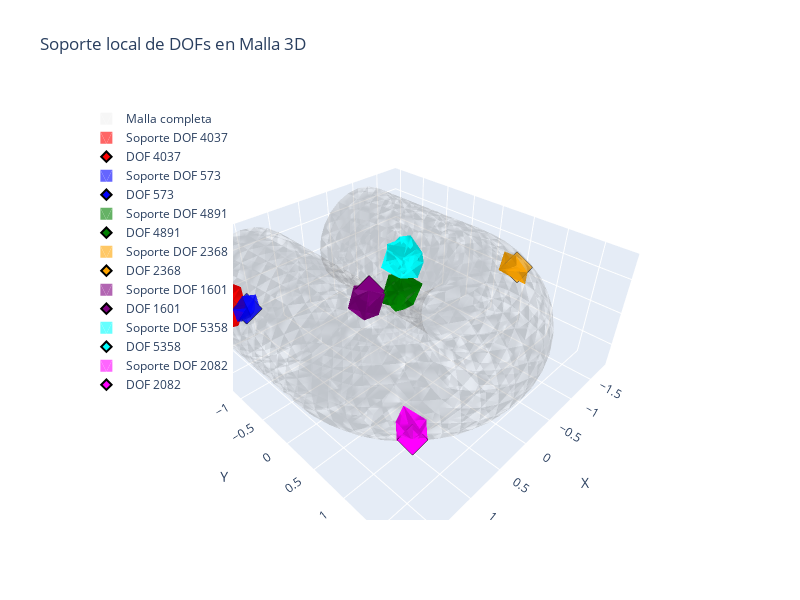

Notebook code for this chart:
### Code cell
# Índices de DOFs a analizar
index_dof = top_10_idx_momentum_z[:7]

# Obtener elementos y tetraedros
elements = mesh.t.T
nodes_coords = mesh.p

# Crear figura
fig = go.Figure()

# 1. Graficar la malla completa (semitransparente)
# Extraer todas las caras del boundary
boundary_facets_idx = mesh.boundary_facets()
boundary_faces = mesh.facets[:, boundary_facets_idx]

fig.add_trace(
    go.Mesh3d(
        x=nodes_coords[0, :],
        y=nodes_coords[1, :],
        z=nodes_coords[2, :],
        i=boundary_faces[0, :],
        j=boundary_faces[1, :],
        k=boundary_faces[2, :],
        color='lightgray',
        opacity=0.2,
        name='Malla completa',
        showlegend=True,
        lighting=dict(ambient=0.6, diffuse=0.5, specular=0.3)
    )
)

# 2. Para cada DOF, encontrar elementos que lo contienen
colors = ['red', 'blue', 'green', 'orange', 'purple', 'cyan', 'magenta']

for idx, dof in enumerate(index_dof):
    # Encontrar elementos que contienen este DOF
    element_indices = np.where(basis_u.element_dofs == dof)[1]
    
    if len(element_indices) == 0:
        continue
    
    # Obtener tetraedros de esos elementos
    elements_subset = elements[element_indices]
    
    # Crear caras de los tetraedros para visualización
    # Cada tetraedro tiene 4 caras triangulares
    faces_i, faces_j, faces_k = [], [], []
    
    for tet in elements_subset:
        # Cara 1: nodos 0, 1, 2
        faces_i.extend([tet[0], tet[0], tet[0], tet[1]])
        faces_j.extend([tet[1], tet[1], tet[2], tet[2]])
        faces_k.extend([tet[2], tet[3], tet[3], tet[3]])
    
    # Graficar elementos que contienen el DOF
    fig.add_trace(
        go.Mesh3d(
            x=nodes_coords[0, :],
            y=nodes_coords[1, :],
            z=nodes_coords[2, :],
            i=faces_i,
            j=faces_j,
            k=faces_k,
            color=colors[idx % len(colors)],
            opacity=0.6,
            name=f'Soporte DOF {dof}',
            showlegend=True
        )
    )
    
    # 3. Marcar la ubicación exacta del DOF
    dof_loc = basis_u.doflocs[:, dof]
    
    fig.add_trace(
        go.Scatter3d(
            x=[dof_loc[0]],
            y=[dof_loc[1]],
            z=[dof_loc[2]],
            mode='markers',
            marker=dict(
                size=8,
                color=colors[idx % len(colors)],
                symbol='diamond',
                line=dict(color='black', width=2)
            ),
            name=f'DOF {dof}',
            showlegend=True
        )
    )

# Configurar layout con mayor ancho
fig.update_layout(
    title='Soporte local de DOFs en Malla 3D',
    width=800,
    height=600,
    scene=dict(
        xaxis_title='X',
        yaxis_title='Y',
        zaxis_title='Z',
        aspectmode='data'
    ),
    showlegend=True,
    legend=dict(
        yanchor="top",
        y=0.99,
        xanchor="left",
        x=0.01
    )
)

fig.show()

### Figure 1 — Plotly figure (JSON) as saved in the notebook; plotly's stock layout.template omitted (floating-point values rounded to 4 significant figures; data arrays with more than 128 entries replaced by an {"elided": "..."} marker saying what was removed)
{"data": [{"color": "lightgray", "i": {"elided": "2406 int values"}, "j": {"elided": "2406 int values"}, "k": {"elided": "2406 int values"}, "lighting": {"ambient": 0.6, "diffuse": 0.5, "specular": 0.3}, "name": "Malla completa", "opacity": 0.2, "showlegend": true, "type": "mesh3d", "x": {"elided": "1827 float values"}, "y": {"elided": "1827 float values"}, "z": {"elided": "1827 float values"}}, {"color": "red", "i": [1345, 1345, 1345, 1349, 1345, 1345, 1345, 1350, 1345, 1345, 1345, 1349, 276, 276, 276, 1345, 276, 276, 276, 1345, 174, 174, 174, 1345, 189, 189, 189, 1345, 1339, 1339, 1339, 1345, 210, 210, 210, 275, 173, 173, 173, 174, 174, 174, 174, 211, 172, 172, 172, 208, 188, 188, 188, 189, 172, 172, 172, 173, 274, 274, 274, 1339, 211, 211, 211, 276, 172, 172, 172, 188, 209, 209, 209, 274, 173, 173, 173, 209, 174, 174, 174, 210, 275, 275, 275, 276, 173, 173, 173, 188, 208, 208, 208, 209, 188, 188, 188, 1339, 174, 174, 174, 189, 172, 172, 172, 173, 173, 173, 173, 174, 210, 210, 210, 211, 274, 274, 274, 275, 209, 209, 209, 210, 172, 172, 172, 208, 208, 208, 208, 274], "j": [1349, 1349, 1350, 1350, 1350, 1350, 1356, 1356, 1349, 1349, 1652, 1652, 1345, 1345, 1356, 1356, 1345, 1345, 1351, 1351, 1345, 1345, 1350, 1350, 1345, 1345, 1652, 1652, 1345, 1345, 1349, 1349, 275, 275, 1345, 1345, 174, 174, 1345, 1345, 211, 211, 1345, 1345, 208, 208, 1345, 1345, 189, 189, 1345, 1345, 173, 173, 1345, 1345, 1339, 1339, 1345, 1345, 276, 276, 1345, 1345, 188, 188, 1345, 1345, 274, 274, 1345, 1345, 209, 209, 1345, 1345, 210, 210, 1345, 1345, 276, 276, 1349, 1349, 188, 188, 189, 189, 209, 209, 274, 274, 1339, 1339, 1652, 1652, 189, 189, 1350, 1350, 173, 173, 209, 209, 174, 174, 210, 210, 211, 211, 276, 276, 275, 275, 1349, 1349, 210, 210, 275, 275, 208, 208, 1339, 1339, 274, 274, 1339, 1339], "k": [1350, 1351, 1351, 1351, 1356, 1351, 1351, 1351, 1652, 1350, 1350, 1350, 1356, 1351, 1351, 1351, 1351, 1349, 1349, 1349, 1350, 1356, 1356, 1356, 1652, 1350, 1350, 1350, 1349, 1652, 1652, 1652, 1345, 276, 276, 276, 1345, 189, 189, 189, 1345, 1356, 1356, 1356, 1345, 209, 209, 209, 1345, 1652, 1652, 1652, 1345, 188, 188, 188, 1345, 1349, 1349, 1349, 1345, 1356, 1356, 1356, 1345, 1339, 1339, 1339, 1345, 275, 275, 275, 1345, 210, 210, 210, 1345, 211, 211, 211, 1349, 1345, 1345, 1345, 189, 1345, 1345, 1345, 274, 1345, 1345, 1345, 1652, 1345, 1345, 1345, 1350, 1345, 1345, 1345, 209, 1345, 1345, 1345, 210, 1345, 1345, 1345, 276, 1345, 1345, 1345, 1349, 1345, 1345, 1345, 275, 1345, 1345, 1345, 1339, 1345, 1345, 1345, 1339, 1345, 1345, 1345], "name": "Soporte DOF 4037", "opacity": 0.6, "showlegend": true, "type": "mesh3d", "x": {"elided": "1827 float values"}, "y": {"elided": "1827 float values"}, "z": {"elided": "1827 float values"}}, {"marker": {"color": "red", "line": {"color": "black", "width": 2}, "size": 8, "symbol": "diamond"}, "mode": "markers", "name": "DOF 4037", "showlegend": true, "type": "scatter3d", "x": [1.555], "y": [-1.784], "z": [0.0323]}, {"color": "blue", "i": [191, 191, 191, 192, 191, 191, 191, 201, 177, 177, 177, 191, 190, 190, 190, 191, 176, 176, 176, 190, 176, 176, 176, 177], "j": [192, 192, 1650, 1650, 201, 201, 202, 202, 191, 191, 192, 192, 191, 191, 1650, 1650, 190, 190, 191, 191, 177, 177, 1650, 1650], "k": [1650, 202, 202, 202, 202, 1650, 1650, 1650, 192, 1650, 1650, 1650, 1650, 201, 201, 201, 191, 1650, 1650, 1650, 1650, 191, 191, 191], "name": "Soporte DOF 573", "opacity": 0.6, "showlegend": true, "type": "mesh3d", "x": {"elided": "1827 float values"}, "y": {"elided": "1827 float values"}, "z": {"elided": "1827 float values"}}, {"marker": {"color": "blue", "line": {"color": "black", "width": 2}, "size": 8, "symbol": "diamond"}, "mode": "markers", "name": "DOF 573", "showlegend": true, "type": "scatter3d", "x": [1.133], "y": [-2], "z": [-0.354]}, {"color": "green", "i": [1630, 1630, 1630, 1779, 1630, 1630, 1630, 1778, 1630, 1630, 1630, 1631, 1630, 1630, 1630, 1633, 1629, 1629, 1629, 1630, 1629, 1629, 1629, 1630, 1624, 1624, 1624, 1630, 1624, 1624, 1624, 1630, 1142, 1142, 1142, 1630, 1119, 1119, 1119, 1630, 1089, 1089, 1089, 1151, 1119, 1119, 1119, 1154, 1139, 1139, 1139, 1151, 1151, 1151, 1151, 1617, 1139, 1139, 1139, 1140, 1142, 1142, 1142, 1154, 1617, 1617, 1617, 1624, 1117, 1117, 1117, 1119, 1089, 1089, 1089, 1117, 1139, 1139, 1139, 1629, 1140, 1140, 1140, 1154, 1617, 1617, 1617, 1629, 1139, 1139, 1139, 1151, 1089, 1089, 1089, 1151, 1142, 1142, 1142, 1154, 1089, 1089, 1089, 1617, 1089, 1089, 1089, 1624, 1139, 1139, 1139, 1140, 1117, 1117, 1117, 1119, 1089, 1089, 1089, 1117, 1117, 1117, 1117, 1154, 1140, 1140, 1140, 1154], "j": [1779, 1779, 1781, 1781, 1778, 1778, 1781, 1781, 1631, 1631, 1824, 1824, 1633, 1633, 1779, 1779, 1630, 1630, 1633, 1633, 1630, 1630, 1779, 1779, 1630, 1630, 1781, 1781, 1630, 1630, 1778, 1778, 1630, 1630, 1824, 1824, 1630, 1630, 1631, 1631, 1151, 1151, 1630, 1630, 1154, 1154, 1630, 1630, 1151, 1151, 1630, 1630, 1617, 1617, 1630, 1630, 1140, 1140, 1630, 1630, 1154, 1154, 1630, 1630, 1624, 1624, 1630, 1630, 1119, 1119, 1630, 1630, 1117, 1117, 1630, 1630, 1629, 1629, 1630, 1630, 1154, 1154, 1630, 1630, 1629, 1629, 1778, 1778, 1151, 1151, 1155, 1155, 1151, 1151, 1617, 1617, 1154, 1154, 1824, 1824, 1617, 1617, 1624, 1624, 1624, 1624, 1631, 1631, 1140, 1140, 1633, 1633, 1119, 1119, 1154, 1154, 1117, 1117, 1155, 1155, 1154, 1154, 1155, 1155, 1154, 1154, 1633, 1633], "k": [1781, 1824, 1824, 1824, 1781, 1779, 1779, 1779, 1824, 1781, 1781, 1781, 1779, 1824, 1824, 1824, 1633, 1779, 1779, 1779, 1779, 1778, 1778, 1778, 1781, 1631, 1631, 1631, 1778, 1781, 1781, 1781, 1824, 1633, 1633, 1633, 1631, 1824, 1824, 1824, 1630, 1155, 1155, 1155, 1630, 1824, 1824, 1824, 1630, 1629, 1629, 1629, 1630, 1629, 1629, 1629, 1630, 1155, 1155, 1155, 1630, 1633, 1633, 1633, 1630, 1778, 1778, 1778, 1630, 1631, 1631, 1631, 1630, 1631, 1631, 1631, 1630, 1633, 1633, 1633, 1630, 1155, 1155, 1155, 1778, 1630, 1630, 1630, 1155, 1630, 1630, 1630, 1617, 1630, 1630, 1630, 1824, 1630, 1630, 1630, 1624, 1630, 1630, 1630, 1631, 1630, 1630, 1630, 1633, 1630, 1630, 1630, 1154, 1630, 1630, 1630, 1155, 1630, 1630, 1630, 1155, 1630, 1630, 1630, 1633, 1630, 1630, 1630], "name": "Soporte DOF 4891", "opacity": 0.6, "showlegend": true, "type": "mesh3d", "x": {"elided": "1827 float values"}, "y": {"elided": "1827 float values"}, "z": {"elided": "1827 float values"}}, {"marker": {"color": "green", "line": {"color": "black", "width": 2}, "size": 8, "symbol": "diamond"}, "mode": "markers", "name": "DOF 4891", "showlegend": true, "type": "scatter3d", "x": [-0.9178], "y": [-1.043], "z": [-0.5826]}, {"color": "orange", "i": [789, 789, 789, 820, 789, 789, 789, 790, 738, 738, 738, 789, 788, 788, 788, 789, 737, 737, 737, 788, 737, 737, 737, 738], "j": [820, 820, 821, 821, 790, 790, 1776, 1776, 789, 789, 790, 790, 789, 789, 1776, 1776, 788, 788, 789, 789, 738, 738, 1776, 1776], "k": [821, 1776, 1776, 1776, 1776, 821, 821, 821, 790, 1776, 1776, 1776, 1776, 820, 820, 820, 789, 1776, 1776, 1776, 1776, 789, 789, 789], "name": "Soporte DOF 2368", "opacity": 0.6, "showlegend": true, "type": "mesh3d", "x": {"elided": "1827 float values"}, "y": {"elided": "1827 float values"}, "z": {"elided": "1827 float values"}}, {"marker": {"color": "orange", "line": {"color": "black", "width": 2}, "size": 8, "symbol": "diamond"}, "mode": "markers", "name": "DOF 2368", "showlegend": true, "type": "scatter3d", "x": [-1.727], "y": [0.4582], "z": [0.1464]}, {"color": "purple", "i": [533, 533, 533, 1247, 533, 533, 533, 535, 66, 66, 66, 533, 532, 532, 532, 533, 67, 67, 67, 533, 64, 64, 64, 533, 66, 66, 66, 67, 64, 64, 64, 65, 65, 65, 65, 66, 64, 64, 64, 532], "j": [1247, 1247, 1272, 1272, 535, 535, 1450, 1450, 533, 533, 1247, 1247, 533, 533, 535, 535, 533, 533, 1272, 1272, 533, 533, 1450, 1450, 67, 67, 533, 533, 65, 65, 533, 533, 66, 66, 533, 533, 532, 532, 1450, 1450], "k": [1272, 1450, 1450, 1450, 1450, 1272, 1272, 1272, 1247, 1272, 1272, 1272, 535, 1450, 1450, 1450, 1272, 535, 535, 535, 1450, 1247, 1247, 1247, 533, 1272, 1272, 1272, 533, 1247, 1247, 1247, 533, 1247, 1247, 1247, 1450, 533, 533, 533], "name": "Soporte DOF 1601", "opacity": 0.6, "showlegend": true, "type": "mesh3d", "x": {"elided": "1827 float values"}, "y": {"elided": "1827 float values"}, "z": {"elided": "1827 float values"}}, {"marker": {"color": "purple", "line": {"color": "black", "width": 2}, "size": 8, "symbol": "diamond"}, "mode": "markers", "name": "DOF 1601", "showlegend": true, "type": "scatter3d", "x": [0.7499], "y": [0.1787], "z": [0.7664]}, {"color": "cyan", "i": [1786, 1786, 1786, 1787, 1786, 1786, 1786, 1787, 1309, 1309, 1309, 1786, 1749, 1749, 1749, 1786, 1781, 1781, 1781, 1786, 1327, 1327, 1327, 1786, 1309, 1309, 1309, 1782, 1746, 1746, 1746, 1747, 1292, 1292, 1292, 1746, 1306, 1306, 1306, 1782, 1327, 1327, 1327, 1749, 1271, 1271, 1271, 1747, 1271, 1271, 1271, 1327, 1309, 1309, 1309, 1781, 1271, 1271, 1271, 1748, 1306, 1306, 1306, 1753, 1747, 1747, 1747, 1753, 1748, 1748, 1748, 1781, 1306, 1306, 1306, 1782, 1748, 1748, 1748, 1749, 1292, 1292, 1292, 1781, 1309, 1309, 1309, 1781, 1746, 1746, 1746, 1782, 1271, 1271, 1271, 1747, 1327, 1327, 1327, 1753, 1271, 1271, 1271, 1327, 1746, 1746, 1746, 1747, 1306, 1306, 1306, 1753, 1292, 1292, 1292, 1748, 1292, 1292, 1292, 1746], "j": [1787, 1787, 1826, 1826, 1787, 1787, 1825, 1825, 1786, 1786, 1826, 1826, 1786, 1786, 1787, 1787, 1786, 1786, 1825, 1825, 1786, 1786, 1789, 1789, 1782, 1782, 1786, 1786, 1747, 1747, 1786, 1786, 1746, 1746, 1786, 1786, 1782, 1782, 1786, 1786, 1749, 1749, 1786, 1786, 1747, 1747, 1786, 1786, 1327, 1327, 1786, 1786, 1781, 1781, 1786, 1786, 1748, 1748, 1786, 1786, 1753, 1753, 1786, 1786, 1753, 1753, 1786, 1786, 1781, 1781, 1786, 1786, 1782, 1782, 1789, 1789, 1749, 1749, 1825, 1825, 1781, 1781, 1782, 1782, 1781, 1781, 1826, 1826, 1782, 1782, 1788, 1788, 1747, 1747, 1753, 1753, 1753, 1753, 1789, 1789, 1327, 1327, 1749, 1749, 1747, 1747, 1748, 1748, 1753, 1753, 1788, 1788, 1748, 1748, 1781, 1781, 1746, 1746, 1748, 1748], "k": [1826, 1789, 1789, 1789, 1825, 1826, 1826, 1826, 1826, 1789, 1789, 1789, 1787, 1825, 1825, 1825, 1825, 1826, 1826, 1826, 1789, 1787, 1787, 1787, 1786, 1789, 1789, 1789, 1786, 1788, 1788, 1788, 1786, 1782, 1782, 1782, 1786, 1788, 1788, 1788, 1786, 1787, 1787, 1787, 1786, 1748, 1748, 1748, 1786, 1753, 1753, 1753, 1786, 1782, 1782, 1782, 1786, 1749, 1749, 1749, 1786, 1789, 1789, 1789, 1786, 1788, 1788, 1788, 1786, 1825, 1825, 1825, 1789, 1786, 1786, 1786, 1825, 1786, 1786, 1786, 1782, 1786, 1786, 1786, 1826, 1786, 1786, 1786, 1788, 1786, 1786, 1786, 1753, 1786, 1786, 1786, 1789, 1786, 1786, 1786, 1749, 1786, 1786, 1786, 1748, 1786, 1786, 1786, 1788, 1786, 1786, 1786, 1781, 1786, 1786, 1786, 1748, 1786, 1786, 1786], "name": "Soporte DOF 5358", "opacity": 0.6, "showlegend": true, "type": "mesh3d", "x": {"elided": "1827 float values"}, "y": {"elided": "1827 float values"}, "z": {"elided": "1827 float values"}}, {"marker": {"color": "cyan", "line": {"color": "black", "width": 2}, "size": 8, "symbol": "diamond"}, "mode": "markers", "name": "DOF 5358", "showlegend": true, "type": "scatter3d", "x": [-0.9243], "y": [-0.9578], "z": [0.04476]}, {"color": "magenta", "i": [694, 694, 694, 1527, 684, 684, 684, 694, 691, 691, 691, 694, 693, 693, 693, 694, 688, 688, 688, 691, 684, 684, 684, 693, 685, 685, 685, 691, 684, 684, 684, 685, 688, 688, 688, 693], "j": [1527, 1527, 1534, 1534, 694, 694, 1535, 1535, 694, 694, 1534, 1534, 694, 694, 1527, 1527, 691, 691, 694, 694, 693, 693, 694, 694, 691, 691, 1535, 1535, 685, 685, 1535, 1535, 693, 693, 1534, 1534], "k": [1534, 1535, 1535, 1535, 1535, 1527, 1527, 1527, 1534, 1535, 1535, 1535, 1527, 1534, 1534, 1534, 694, 1534, 1534, 1534, 694, 1527, 1527, 1527, 1535, 694, 694, 694, 1535, 694, 694, 694, 1534, 694, 694, 694], "name": "Soporte DOF 2082", "opacity": 0.6, "showlegend": true, "type": "mesh3d", "x": {"elided": "1827 float values"}, "y": {"elided": "1827 float values"}, "z": {"elided": "1827 float values"}}, {"marker": {"color": "magenta", "line": {"color": "black", "width": 2}, "size": 8, "symbol": "diamond"}, "mode": "markers", "name": "DOF 2082", "showlegend": true, "type": "scatter3d", "x": [1.177], "y": [1.253], "z": [-0.3505]}], "layout": {"height": 600, "legend": {"x": 0.01, "xanchor": "left", "y": 0.99, "yanchor": "top"}, "scene": {"aspectmode": "data", "xaxis": {"title": {"text": "X"}}, "yaxis": {"title": {"text": "Y"}}, "zaxis": {"title": {"text": "Z"}}}, "showlegend": true, "title": {"text": "Soporte local de DOFs en Malla 3D"}, "width": 800}}
